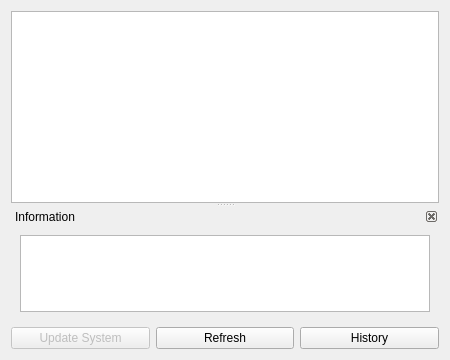
<ui version="4.0" >
 <class>KpkUpdate</class>
 <widget class="QWidget" name="KpkUpdate" >
  <property name="geometry" >
   <rect>
    <x>0</x>
    <y>0</y>
    <width>450</width>
    <height>360</height>
   </rect>
  </property>
  <property name="locale" >
   <locale country="UnitedStates" language="English" />
  </property>
  <layout class="QGridLayout" name="gridLayout_2" >
   <item row="0" column="0" colspan="3" >
    <widget class="QSplitter" name="splitter" >
     <property name="orientation" >
      <enum>Qt::Vertical</enum>
     </property>
     <widget class="QTreeView" name="packageView" >
      <property name="sizePolicy" >
       <sizepolicy vsizetype="MinimumExpanding" hsizetype="Expanding" >
        <horstretch>0</horstretch>
        <verstretch>0</verstretch>
       </sizepolicy>
      </property>
      <property name="horizontalScrollBarPolicy" >
       <enum>Qt::ScrollBarAlwaysOff</enum>
      </property>
      <property name="autoScroll" >
       <bool>false</bool>
      </property>
      <property name="showDropIndicator" stdset="0" >
       <bool>false</bool>
      </property>
      <property name="alternatingRowColors" >
       <bool>true</bool>
      </property>
      <property name="rootIsDecorated" >
       <bool>true</bool>
      </property>
      <property name="itemsExpandable" >
       <bool>true</bool>
      </property>
      <property name="animated" >
       <bool>true</bool>
      </property>
      <property name="allColumnsShowFocus" >
       <bool>false</bool>
      </property>
      <property name="headerHidden" >
       <bool>true</bool>
      </property>
      <property name="expandsOnDoubleClick" >
       <bool>true</bool>
      </property>
     </widget>
     <widget class="QDockWidget" name="detailsDW" >
      <property name="floating" >
       <bool>false</bool>
      </property>
      <property name="features" >
       <set>QDockWidget::DockWidgetClosable</set>
      </property>
      <property name="windowTitle" >
       <string>Information</string>
      </property>
      <widget class="QWidget" name="dockWidgetContents" >
       <layout class="QGridLayout" name="gridLayout" >
        <item row="0" column="0" >
         <widget class="KTextBrowser" name="descriptionKTB" >
          <property name="sizePolicy" >
           <sizepolicy vsizetype="Expanding" hsizetype="Expanding" >
            <horstretch>0</horstretch>
            <verstretch>0</verstretch>
           </sizepolicy>
          </property>
         </widget>
        </item>
       </layout>
      </widget>
     </widget>
    </widget>
   </item>
   <item row="1" column="0" >
    <widget class="QPushButton" name="updatePB" >
     <property name="enabled" >
      <bool>false</bool>
     </property>
     <property name="text" >
      <string>Update System</string>
     </property>
    </widget>
   </item>
   <item row="1" column="1" >
    <widget class="QPushButton" name="refreshPB" >
     <property name="text" >
      <string>Refresh</string>
     </property>
    </widget>
   </item>
   <item row="1" column="2" >
    <widget class="QPushButton" name="historyPB" >
     <property name="text" >
      <string>History</string>
     </property>
    </widget>
   </item>
  </layout>
 </widget>
 <customwidgets>
  <customwidget>
   <class>KTextBrowser</class>
   <extends>QTextBrowser</extends>
   <header>ktextbrowser.h</header>
  </customwidget>
 </customwidgets>
 <resources/>
 <connections/>
</ui>
